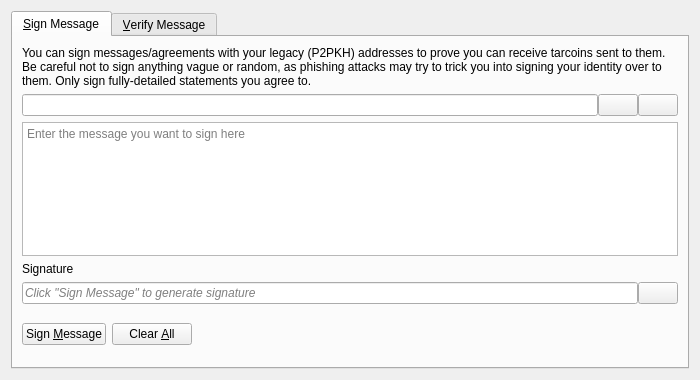
<?xml version="1.0" encoding="UTF-8"?>
<ui version="4.0">
 <class>SignVerifyMessageDialog</class>
 <widget class="QDialog" name="SignVerifyMessageDialog">
  <property name="geometry">
   <rect>
    <x>0</x>
    <y>0</y>
    <width>700</width>
    <height>380</height>
   </rect>
  </property>
  <property name="windowTitle">
   <string>Signatures - Sign / Verify a Message</string>
  </property>
  <property name="modal">
   <bool>true</bool>
  </property>
  <layout class="QVBoxLayout" name="verticalLayout">
   <item>
    <widget class="QTabWidget" name="tabWidget">
     <property name="currentIndex">
      <number>0</number>
     </property>
     <widget class="QWidget" name="tabSignMessage">
      <attribute name="title">
       <string>&amp;Sign Message</string>
      </attribute>
      <layout class="QVBoxLayout" name="verticalLayout_SM">
       <item>
        <widget class="QLabel" name="infoLabel_SM">
         <property name="text">
          <string>You can sign messages/agreements with your legacy (P2PKH) addresses to prove you can receive tarcoins sent to them. Be careful not to sign anything vague or random, as phishing attacks may try to trick you into signing your identity over to them. Only sign fully-detailed statements you agree to.</string>
         </property>
         <property name="textFormat">
          <enum>Qt::PlainText</enum>
         </property>
         <property name="wordWrap">
          <bool>true</bool>
         </property>
        </widget>
       </item>
       <item>
        <layout class="QHBoxLayout" name="horizontalLayout_1_SM">
         <property name="spacing">
          <number>0</number>
         </property>
         <item>
          <widget class="QValidatedLineEdit" name="addressIn_SM">
           <property name="toolTip">
            <string>The TARCOIN address to sign the message with</string>
           </property>
          </widget>
         </item>
         <item>
          <widget class="QPushButton" name="addressBookButton_SM">
           <property name="toolTip">
            <string>Choose previously used address</string>
           </property>
           <property name="text">
            <string/>
           </property>
           <property name="icon">
            <iconset resource="../bitcoin.qrc">
             <normaloff>:/icons/address-book</normaloff>:/icons/address-book</iconset>
           </property>
           <property name="shortcut">
            <string>Alt+A</string>
           </property>
           <property name="autoDefault">
            <bool>false</bool>
           </property>
          </widget>
         </item>
         <item>
          <widget class="QPushButton" name="pasteButton_SM">
           <property name="toolTip">
            <string>Paste address from clipboard</string>
           </property>
           <property name="text">
            <string/>
           </property>
           <property name="icon">
            <iconset resource="../bitcoin.qrc">
             <normaloff>:/icons/editpaste</normaloff>:/icons/editpaste</iconset>
           </property>
           <property name="shortcut">
            <string>Alt+P</string>
           </property>
           <property name="autoDefault">
            <bool>false</bool>
           </property>
          </widget>
         </item>
        </layout>
       </item>
       <item>
        <widget class="QPlainTextEdit" name="messageIn_SM">
         <property name="toolTip">
          <string>Enter the message you want to sign here</string>
         </property>
         <property name="placeholderText">
          <string>Enter the message you want to sign here</string>
         </property>
        </widget>
       </item>
       <item>
        <widget class="QLabel" name="signatureLabel_SM">
         <property name="text">
          <string>Signature</string>
         </property>
         <property name="textFormat">
          <enum>Qt::PlainText</enum>
         </property>
        </widget>
       </item>
       <item>
        <layout class="QHBoxLayout" name="horizontalLayout_2_SM">
         <property name="spacing">
          <number>0</number>
         </property>
         <item>
          <widget class="QLineEdit" name="signatureOut_SM">
           <property name="placeholderText">
            <string>Click "Sign Message" to generate signature</string>
           </property>
           <property name="font">
            <font>
             <italic>true</italic>
            </font>
           </property>
           <property name="readOnly">
            <bool>true</bool>
           </property>
          </widget>
         </item>
         <item>
          <widget class="QPushButton" name="copySignatureButton_SM">
           <property name="toolTip">
            <string>Copy the current signature to the clipboard</string>
           </property>
           <property name="text">
            <string/>
           </property>
           <property name="icon">
            <iconset resource="../bitcoin.qrc">
             <normaloff>:/icons/editcopy</normaloff>:/icons/editcopy</iconset>
           </property>
           <property name="autoDefault">
            <bool>false</bool>
           </property>
          </widget>
         </item>
        </layout>
       </item>
       <item>
        <layout class="QHBoxLayout" name="horizontalLayout_3_SM">
         <item>
          <widget class="QPushButton" name="signMessageButton_SM">
           <property name="toolTip">
            <string>Sign the message to prove you own this TARCOIN address</string>
           </property>
           <property name="text">
            <string>Sign &amp;Message</string>
           </property>
           <property name="icon">
            <iconset resource="../bitcoin.qrc">
             <normaloff>:/icons/edit</normaloff>:/icons/edit</iconset>
           </property>
           <property name="autoDefault">
            <bool>false</bool>
           </property>
          </widget>
         </item>
         <item>
          <widget class="QPushButton" name="clearButton_SM">
           <property name="toolTip">
            <string>Reset all sign message fields</string>
           </property>
           <property name="text">
            <string>Clear &amp;All</string>
           </property>
           <property name="icon">
            <iconset resource="../bitcoin.qrc">
             <normaloff>:/icons/remove</normaloff>:/icons/remove</iconset>
           </property>
           <property name="autoDefault">
            <bool>false</bool>
           </property>
          </widget>
         </item>
         <item>
          <spacer name="horizontalSpacer_1_SM">
           <property name="orientation">
            <enum>Qt::Horizontal</enum>
           </property>
           <property name="sizeHint" stdset="0">
            <size>
             <width>40</width>
             <height>48</height>
            </size>
           </property>
          </spacer>
         </item>
         <item>
          <widget class="QLabel" name="statusLabel_SM">
           <property name="font">
            <font>
             <weight>75</weight>
             <bold>true</bold>
            </font>
           </property>
           <property name="text">
            <string/>
           </property>
           <property name="wordWrap">
            <bool>true</bool>
           </property>
          </widget>
         </item>
         <item>
          <spacer name="horizontalSpacer_2_SM">
           <property name="orientation">
            <enum>Qt::Horizontal</enum>
           </property>
           <property name="sizeHint" stdset="0">
            <size>
             <width>40</width>
             <height>48</height>
            </size>
           </property>
          </spacer>
         </item>
        </layout>
       </item>
      </layout>
     </widget>
     <widget class="QWidget" name="tabVerifyMessage">
      <attribute name="title">
       <string>&amp;Verify Message</string>
      </attribute>
      <layout class="QVBoxLayout" name="verticalLayout_VM">
       <item>
        <widget class="QLabel" name="infoLabel_VM">
         <property name="text">
          <string>Enter the receiver's address, message (ensure you copy line breaks, spaces, tabs, etc. exactly) and signature below to verify the message. Be careful not to read more into the signature than what is in the signed message itself, to avoid being tricked by a man-in-the-middle attack. Note that this only proves the signing party receives with the address, it cannot prove sendership of any transaction!</string>
         </property>
         <property name="textFormat">
          <enum>Qt::PlainText</enum>
         </property>
         <property name="alignment">
          <set>Qt::AlignLeading|Qt::AlignLeft|Qt::AlignTop</set>
         </property>
         <property name="wordWrap">
          <bool>true</bool>
         </property>
        </widget>
       </item>
       <item>
        <layout class="QHBoxLayout" name="horizontalLayout_1_VM">
         <property name="spacing">
          <number>0</number>
         </property>
         <item>
          <widget class="QValidatedLineEdit" name="addressIn_VM">
           <property name="toolTip">
            <string>The TARCOIN address the message was signed with</string>
           </property>
          </widget>
         </item>
         <item>
          <widget class="QPushButton" name="addressBookButton_VM">
           <property name="toolTip">
            <string>Choose previously used address</string>
           </property>
           <property name="text">
            <string/>
           </property>
           <property name="icon">
            <iconset resource="../bitcoin.qrc">
             <normaloff>:/icons/address-book</normaloff>:/icons/address-book</iconset>
           </property>
           <property name="shortcut">
            <string>Alt+A</string>
           </property>
           <property name="autoDefault">
            <bool>false</bool>
           </property>
          </widget>
         </item>
        </layout>
       </item>
       <item>
        <widget class="QPlainTextEdit" name="messageIn_VM">
          <property name="toolTip">
            <string>The signed message to verify</string>
          </property>
          <property name="placeholderText">
            <string>The signed message to verify</string>
          </property>
        </widget>
       </item>
       <item>
        <widget class="QValidatedLineEdit" name="signatureIn_VM">
          <property name="toolTip">
            <string>The signature given when the message was signed</string>
          </property>
          <property name="placeholderText">
            <string>The signature given when the message was signed</string>
          </property>
        </widget>
       </item>
       <item>
        <layout class="QHBoxLayout" name="horizontalLayout_2_VM">
         <item>
          <widget class="QPushButton" name="verifyMessageButton_VM">
           <property name="toolTip">
            <string>Verify the message to ensure it was signed with the specified TARCOIN address</string>
           </property>
           <property name="text">
            <string>Verify &amp;Message</string>
           </property>
           <property name="icon">
            <iconset resource="../bitcoin.qrc">
             <normaloff>:/icons/transaction_0</normaloff>:/icons/transaction_0</iconset>
           </property>
           <property name="autoDefault">
            <bool>false</bool>
           </property>
          </widget>
         </item>
         <item>
          <widget class="QPushButton" name="clearButton_VM">
           <property name="toolTip">
            <string>Reset all verify message fields</string>
           </property>
           <property name="text">
            <string>Clear &amp;All</string>
           </property>
           <property name="icon">
            <iconset resource="../bitcoin.qrc">
             <normaloff>:/icons/remove</normaloff>:/icons/remove</iconset>
           </property>
           <property name="autoDefault">
            <bool>false</bool>
           </property>
          </widget>
         </item>
         <item>
          <spacer name="horizontalSpacer_1_VM">
           <property name="orientation">
            <enum>Qt::Horizontal</enum>
           </property>
           <property name="sizeHint" stdset="0">
            <size>
             <width>40</width>
             <height>48</height>
            </size>
           </property>
          </spacer>
         </item>
         <item>
          <widget class="QLabel" name="statusLabel_VM">
           <property name="font">
            <font>
             <weight>75</weight>
             <bold>true</bold>
            </font>
           </property>
           <property name="text">
            <string/>
           </property>
           <property name="wordWrap">
            <bool>true</bool>
           </property>
          </widget>
         </item>
         <item>
          <spacer name="horizontalSpacer_2_VM">
           <property name="orientation">
            <enum>Qt::Horizontal</enum>
           </property>
           <property name="sizeHint" stdset="0">
            <size>
             <width>40</width>
             <height>48</height>
            </size>
           </property>
          </spacer>
         </item>
        </layout>
       </item>
      </layout>
     </widget>
    </widget>
   </item>
  </layout>
 </widget>
 <customwidgets>
  <customwidget>
   <class>QValidatedLineEdit</class>
   <extends>QLineEdit</extends>
   <header>qt/qvalidatedlineedit.h</header>
  </customwidget>
 </customwidgets>
 <resources>
  <include location="../bitcoin.qrc"/>
 </resources>
 <connections/>
</ui>
